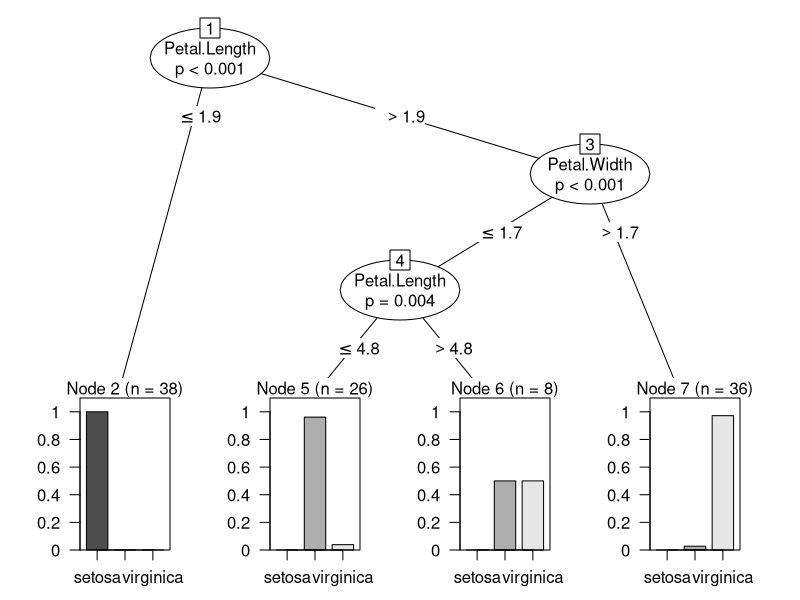
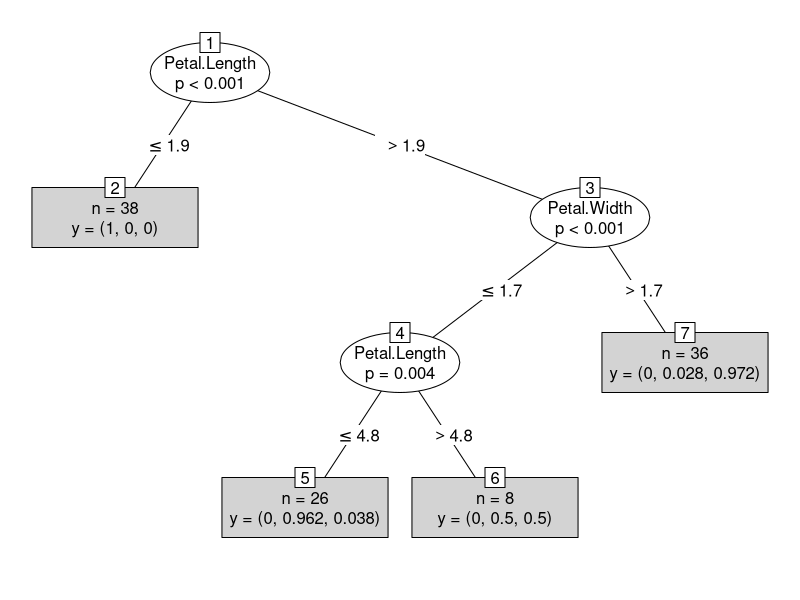

Write R code to recreate these figures, in order.
library(party)

str(iris)

iris

ind <- sample(2, nrow(iris), replace = TRUE, prob = c(0.7, 0.3))
trainData <- iris[ind == 1,]
testData <- iris[ind == 2,]

irisCtree <- ctree(Species ~ Sepal.Length +
  Sepal.Width +
  Petal.Length +
  Petal.Width, data = trainData)
print(irisCtree)

plot(irisCtree)

plot(irisCtree, type = "simple")

testPred <- predict(irisCtree, newdata = testData)
testPred

sum(testPred == testData$Species)/length(testPred)*100
